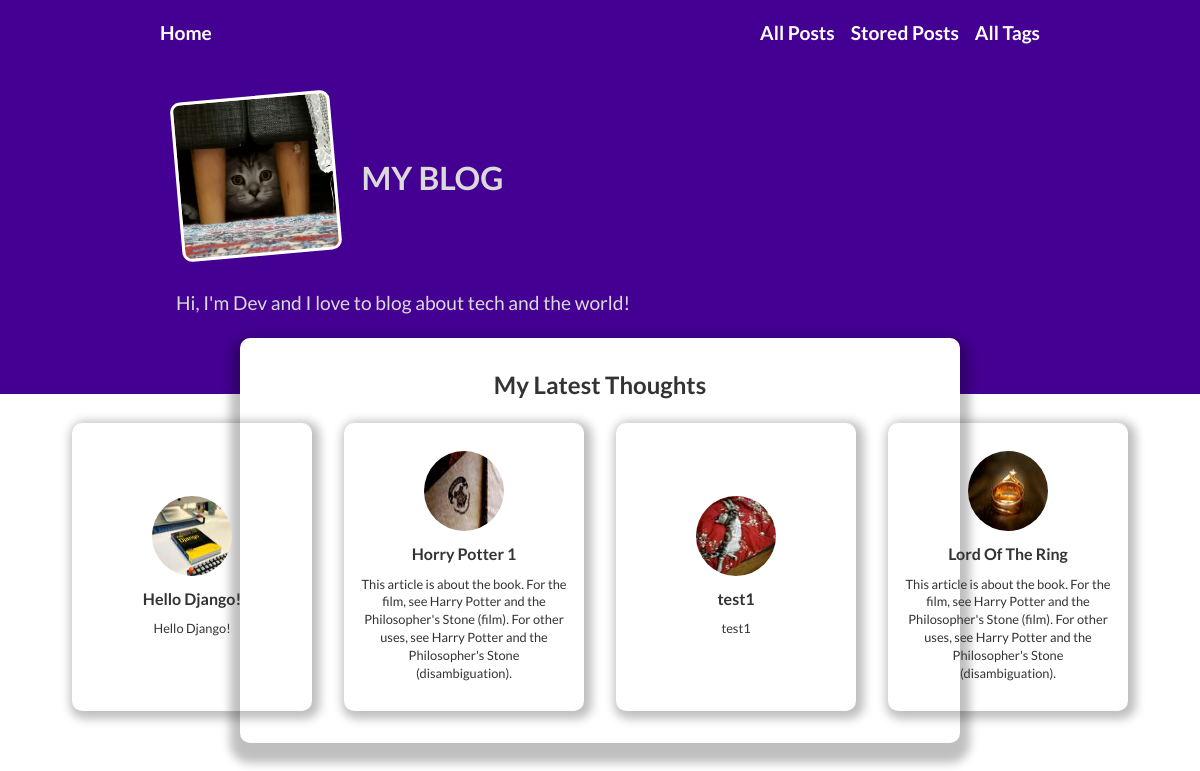
The page / on the database its author committed.
### posts/models.py (models this page shows, shortened)
class Post(models.Model):
    title = models.CharField(max_length=100)
    excerpt = models.CharField(max_length=200, null=True)
    author = models.ForeignKey('Author', on_delete=models.SET_NULL, null=True, related_name="posts")
    posted = models.DateField(auto_now=True)        # Only updated after calling save() method if data already exist!
    body = RichTextUploadingField()
    slug = models.SlugField(default="", blank=True, unique=True, db_index=True)
    image = ProcessedImageField(
        upload_to="posts",
        processors=[
            Adjust(contrast=1.2, sharpness=1.1),
            ResizeToFit(121, 121)
        ],
        format='JPEG',
        options={'quality': 60},
        null=True,
    )
    tags = models.ManyToManyField('Tag', null=True, related_name="posts")
    def save(self, *kwargs, **args):
        self.slug = slugify(self.title)
        super().save(*kwargs, **args)

### posts/views.py (the view)
# urls.py: path("", views.IndexView.as_view(), name="index"),
class IndexView(ListView):
  template_name = 'posts/index.html'
  model = Post
  ordering = ["-posted"]
  context_object_name = "posts"
  def get_queryset(self):
    queryset = super().get_queryset()
    return queryset[:4]   # Get 3 latest posts

### posts/templates/posts/index.html (shortened to what this page needs)
{% extends 'base.html' %}
{% load static %}
{% block css_file %}
  <link rel="stylesheet" href="{% static 'posts/index.css' %}">
  <link rel="stylesheet" href="{% static 'posts/post_card.css' %}">
{% endblock %}
{% block content %}
  <section class="header-section">
    <div class="blog-author-info">
      <a href="{% url 'photos' %}"><img src="{% static 'posts/images/bb-bg1.jpg' %}" alt="max's image" class="author-image"></a>
      <h1 class="blog-title">MY BLOG</h1>
    </div>
    <p class="blog-desc">Hi, I'm Dev and I love to blog about tech and the world!</p>
  </section>
  <section class="main">
    <h2 class="">My Latest Thoughts</h2>
    {% include "posts/includes/post_card.html" %}
  </section>
{% endblock %}

### posts/templates/posts/includes/post_card.html
{% load static%}
<div class="post-container">
  {% for post in posts %}
    <a href="{% url 'post-detail' post.slug %}" class="post-link">
      <div class="post-card">
        <img src="{{ post.image.url }}" alt="post-image" class="post-image">
        <h3 class="post-title">{{ post.title }}</h3>
        <p class="post-desc">{{ post.excerpt }}</p>
      </div>
    </a>
  {% endfor %}
</div>

### static/layout.css (style rules this page uses)
* { box-sizing: border-box; margin: 0; }
html { font-family: Lato, sans-serif; color:#333; }
body { width: 100%; height: 100vh; display: flex; flex-direction: column; align-items: center; }
h1 { margin: 2rem 0; }
h2 { font-size: 1.5rem; }
h3 { margin-bottom: 15px; }
a, a:visited { text-decoration: none; }

### static/posts/index.css (style rules this page uses)
.header-section { width: 100%; background-color: #440092; padding: 2rem 11rem 5rem 11rem; color: #dbdada; }
.main { width: 60%; max-height: 80%; background-color: #fff; box-shadow: 0 10px 10px 10px rgba(0,0,0, 0.25); border-radius: 10px; padding: 2rem 1.25rem; text-align: center; display: flex; flex-direction: column; align-items: center; transform: translate(0, -3.5rem); }
.main a { color: #333; }
.blog-author-info { display: flex; align-items: center; gap: 1.6rem; margin-bottom: 2rem; }
.blog-title { width: 3 rem; font-size: 2rem; }
.author-image { width: 10rem; height: 10rem; object-fit: cover; object-position: top; transform: rotate(-5DEG); background-color: #ffe1bf; border: 3px solid #fff; border-radius: 10px; }
.blog-desc { font-size: 1.2rem; }

### static/posts/post_card.css (style rules this page uses)
.post-container { display: grid; grid-template-columns: repeat(4, 1fr); gap: 2rem; margin-top: 1.5rem; padding: 0; }
.post-card { display: flex; flex-direction: column; align-items: center; justify-content: center; width: 15rem; height: 18rem; padding: 1.6rem 1rem; box-shadow: 3px 3px 10px 5px rgba(0,0,0, 0.25); border-radius: 10px; }
.post-image { margin-bottom: 0.8rem; width: 5rem; height: 5rem; border-radius: 5rem; }
.post-title { margin-bottom: 0.8rem; font-size: 1rem; }
.post-desc { font-size: 0.8rem; line-height: 1.4; text-align: center; }
.post-link, .post-link:visited { display: inline-block; text-decoration: none; color: #333; }

### rows shown on the page
Post: image (picture), title "Hello Django!", excerpt "Hello Django!"
Post: image (picture), title "Horry Potter 1", excerpt "This article is about the book. For the film, see Harry Potter and the Philosopher's Stone (film). For other uses, see Harry Potter and the Philosopher's Stone (disambiguation)."
Post: image (picture), title "test1", excerpt "test1"
Post: image (picture), title "Lord Of The Ring", excerpt "This article is about the book. For the film, see Harry Potter and the Philosopher's Stone (film). For other uses, see Harry Potter and the Philosopher's Stone (disambiguation)."
